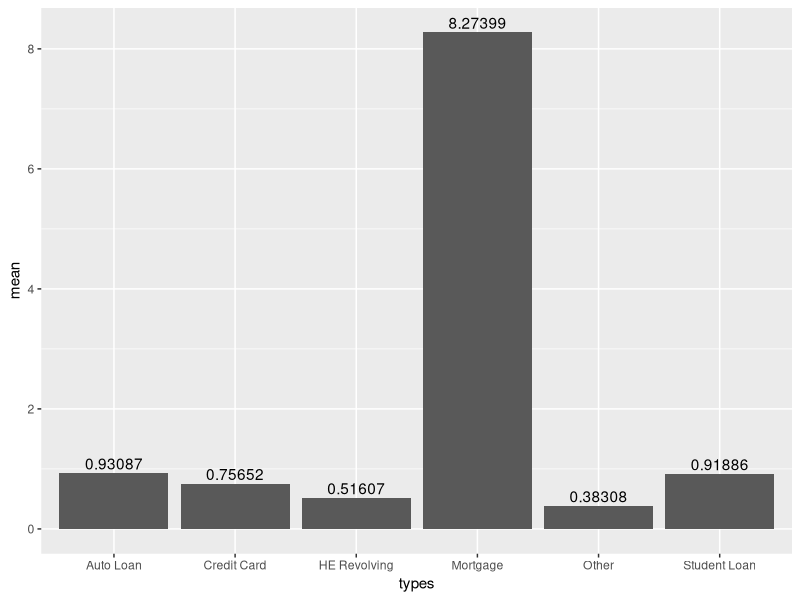
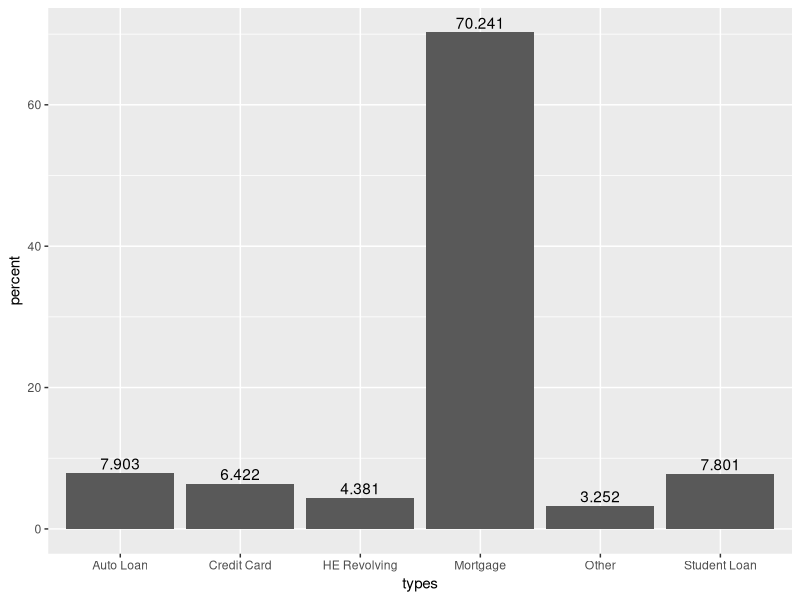

The R source for these figures, in order:
## ---- chunk 1
#| label: setup
#| warning: false
#| message: false

library(tidyverse)
library(readxl)
library(lubridate)

knitr::opts_chunk$set(echo = TRUE, warning=FALSE, message=FALSE)
## ---- chunk 2
debt_raw <- read_xlsx("_data/debt_in_trillions.xlsx")
debt<-debt_raw%>%
  mutate(date = parse_date_time(`Year and Quarter`, 
                           orders="yq"))
tidy_debt<-debt%>%
  pivot_longer(Mortgage:Total, names_to = 'types', values_to = 'debts')
tidy_debt<-tidy_debt%>%
  select(-'Year and Quarter')
tidy_debt
## ---- chunk 3
ds_debt<-tidy_debt%>%
  group_by(types)%>%
  summarise(mean=mean(debts),
            se=sd(debts))
ds_debt
## ---- chunk 4
pro_debt<-ds_debt%>%
  mutate(pro=round(mean/11.7793751,5), percent=pro*100)
pro_debt
## ---- chunk 5
pro_debt %>% filter(types!='Total')%>%
  ggplot(aes(x=types, y=mean)) +
  geom_bar(stat = 'identity')+
  geom_text(aes(label=round(mean,5)), vjust=-0.3)
## ---- chunk 6
pro_debt %>% filter(types!='Total')%>%
  ggplot(aes(x=types, y=percent)) +
  geom_bar(stat = 'identity')+
  geom_text(aes(label=round(percent,5)), vjust=-0.3)

